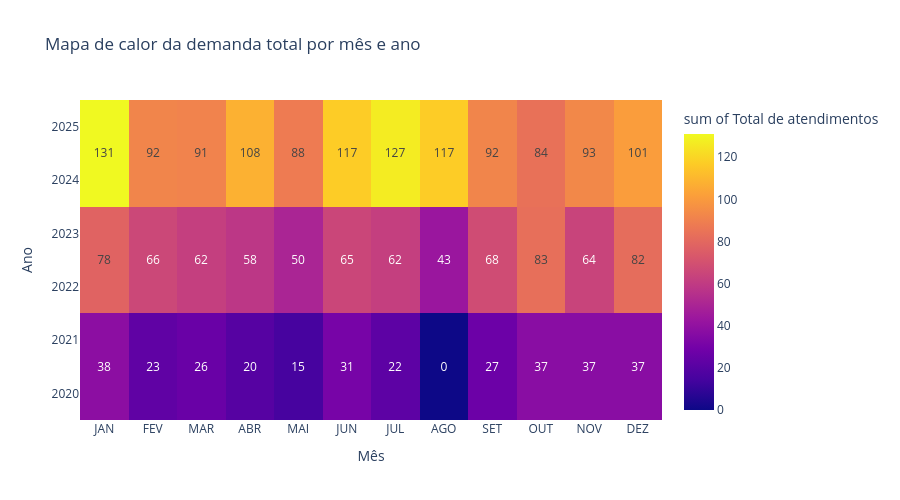

The cell this chart's notebook holds for it:
### Markdown cell above
### V4 — Heatmap de sobrecarga por mês e ano

**Objetivo:** identificar rapidamente quais meses e anos concentraram maior volume de atendimentos.

**Quando usar no Streamlit:** ótima opção para responder diretamente “quais períodos indicam maior sobrecarga”.

### Code cell
df_heatmap = df_total_mensal.copy()

ordem_meses = (
    df[["mes_numero", "mes"]]
    .drop_duplicates()
    .sort_values("mes_numero")
)
meses_ordenados = ordem_meses["mes"].tolist()

fig = px.density_heatmap(
    df_heatmap,
    x="mes",
    y="ano",
    z="total_atendimentos",
    category_orders={"mes": meses_ordenados},
    text_auto=True,
    title="Mapa de calor da demanda total por mês e ano",
    labels={"mes": "Mês", "ano": "Ano", "total_atendimentos": "Total de atendimentos"}
)

fig.update_layout(height=500)
fig.show()

### Figure 1 — Plotly figure (JSON) as saved in the notebook; plotly's stock layout.template omitted (floating-point values rounded to 4 significant figures)
{"data": [{"coloraxis": "coloraxis", "histfunc": "sum", "hovertemplate": "Mês=%{x}<br>Ano=%{y}<br>sum of Total de atendimentos=%{z}<extra></extra>", "name": "", "texttemplate": "%{z}", "type": "histogram2d", "x": ["JAN", "FEV", "MAR", "ABR", "MAI", "JUN", "JUL", "SET", "OUT", "NOV", "DEZ", "JAN", "FEV", "MAR", "ABR", "MAI", "JUN", "JUL", "SET", "OUT", "NOV", "DEZ", "JAN", "FEV", "MAR", "ABR", "MAI", "JUN", "JUL", "AGO", "SET", "OUT", "NOV", "DEZ", "JAN", "FEV", "MAR", "ABR", "MAI", "JUN", "JUL", "AGO", "SET", "OUT", "NOV", "DEZ", "JAN", "FEV", "MAR", "ABR", "MAI", "JUN", "JUL", "AGO", "SET", "OUT", "NOV", "DEZ"], "xaxis": "x", "xbingroup": "x", "y": [2021, 2021, 2021, 2021, 2021, 2021, 2021, 2021, 2021, 2021, 2021, 2022, 2022, 2022, 2022, 2022, 2022, 2022, 2022, 2022, 2022, 2022, 2023, 2023, 2023, 2023, 2023, 2023, 2023, 2023, 2023, 2023, 2023, 2023, 2024, 2024, 2024, 2024, 2024, 2024, 2024, 2024, 2024, 2024, 2024, 2024, 2025, 2025, 2025, 2025, 2025, 2025, 2025, 2025, 2025, 2025, 2025, 2025], "yaxis": "y", "ybingroup": "y", "z": [38.0, 23.0, 26.0, 20.0, 15.0, 31.0, 22.0, 27.0, 37.0, 37.0, 37.0, 38.0, 23.0, 26.0, 20.0, 15.0, 31.0, 22.0, 27.0, 37.0, 49.0, 42.0, 40.0, 43.0, 36.0, 38.0, 35.0, 34.0, 40.0, 43.0, 41.0, 46.0, 15.0, 40.0, 59.0, 37.0, 43.0, 54.0, 40.0, 45.0, 59.0, 57.0, 37.0, 35.0, 45.0, 53.0, 72.0, 55.0, 48.0, 54.0, 48.0, 72.0, 68.0, 60.0, 55.0, 49.0, 48.0, 48.0]}], "layout": {"coloraxis": {"colorbar": {"title": {"text": "sum of Total de atendimentos"}}, "colorscale": [[0, "#0d0887"], [0.1111, "#46039f"], [0.2222, "#7201a8"], [0.3333, "#9c179e"], [0.4444, "#bd3786"], [0.5556, "#d8576b"], [0.6667, "#ed7953"], [0.7778, "#fb9f3a"], [0.8889, "#fdca26"], [1, "#f0f921"]]}, "height": 500, "legend": {"tracegroupgap": 0}, "title": {"text": "Mapa de calor da demanda total por mês e ano"}, "xaxis": {"anchor": "y", "categoryarray": ["JAN", "FEV", "MAR", "ABR", "MAI", "JUN", "JUL", "AGO", "SET", "OUT", "NOV", "DEZ"], "categoryorder": "array", "domain": [0, 1], "title": {"text": "Mês"}}, "yaxis": {"anchor": "x", "domain": [0, 1], "title": {"text": "Ano"}}}}
